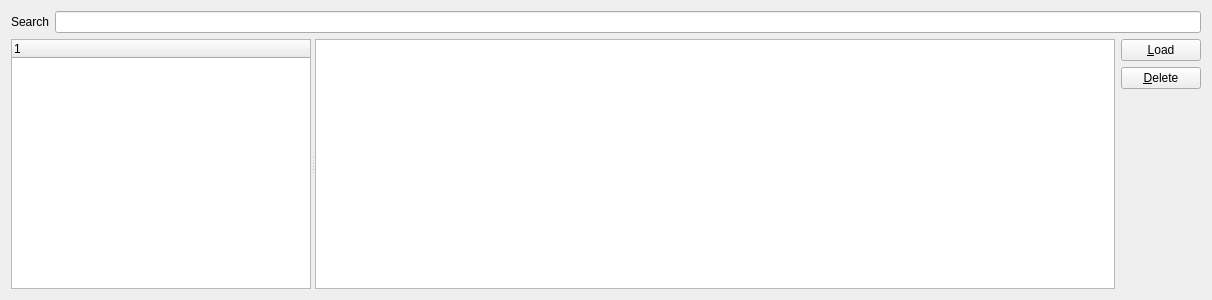
<?xml version="1.0" encoding="UTF-8"?>
<ui version="4.0">
 <class>LogbookWidget</class>
 <widget class="QWidget" name="LogbookWidget">
  <property name="geometry">
   <rect>
    <x>0</x>
    <y>0</y>
    <width>1212</width>
    <height>300</height>
   </rect>
  </property>
  <property name="windowTitle">
   <string>Flight</string>
  </property>
  <layout class="QVBoxLayout" name="verticalLayout_2">
   <item>
    <layout class="QHBoxLayout" name="horizontalLayout_2">
     <item>
      <widget class="QLabel" name="label">
       <property name="text">
        <string>Search</string>
       </property>
      </widget>
     </item>
     <item>
      <widget class="QLineEdit" name="searchLineEdit">
       <property name="minimumSize">
        <size>
         <width>200</width>
         <height>0</height>
        </size>
       </property>
      </widget>
     </item>
    </layout>
   </item>
   <item>
    <widget class="QSplitter" name="splitter">
     <property name="orientation">
      <enum>Qt::Horizontal</enum>
     </property>
     <widget class="QTreeWidget" name="logTreeWidget">
      <property name="sizePolicy">
       <sizepolicy hsizetype="Fixed" vsizetype="Expanding">
        <horstretch>0</horstretch>
        <verstretch>0</verstretch>
       </sizepolicy>
      </property>
      <property name="minimumSize">
       <size>
        <width>300</width>
        <height>0</height>
       </size>
      </property>
      <attribute name="headerVisible">
       <bool>true</bool>
      </attribute>
      <column>
       <property name="text">
        <string notr="true">1</string>
       </property>
      </column>
     </widget>
     <widget class="QWidget" name="">
      <layout class="QHBoxLayout" name="horizontalLayout">
       <item>
        <widget class="QTableWidget" name="logTableWidget">
         <property name="sizePolicy">
          <sizepolicy hsizetype="Expanding" vsizetype="Expanding">
           <horstretch>0</horstretch>
           <verstretch>0</verstretch>
          </sizepolicy>
         </property>
         <property name="minimumSize">
          <size>
           <width>800</width>
           <height>250</height>
          </size>
         </property>
        </widget>
       </item>
       <item>
        <layout class="QVBoxLayout" name="verticalLayout">
         <property name="sizeConstraint">
          <enum>QLayout::SetMinimumSize</enum>
         </property>
         <item>
          <widget class="QPushButton" name="loadPushButton">
           <property name="text">
            <string>&amp;Load</string>
           </property>
          </widget>
         </item>
         <item>
          <widget class="QPushButton" name="deletePushButton">
           <property name="text">
            <string>&amp;Delete</string>
           </property>
          </widget>
         </item>
         <item>
          <spacer name="verticalSpacer">
           <property name="orientation">
            <enum>Qt::Vertical</enum>
           </property>
           <property name="sizeHint" stdset="0">
            <size>
             <width>20</width>
             <height>40</height>
            </size>
           </property>
          </spacer>
         </item>
        </layout>
       </item>
      </layout>
     </widget>
    </widget>
   </item>
  </layout>
 </widget>
 <resources/>
 <connections/>
</ui>
